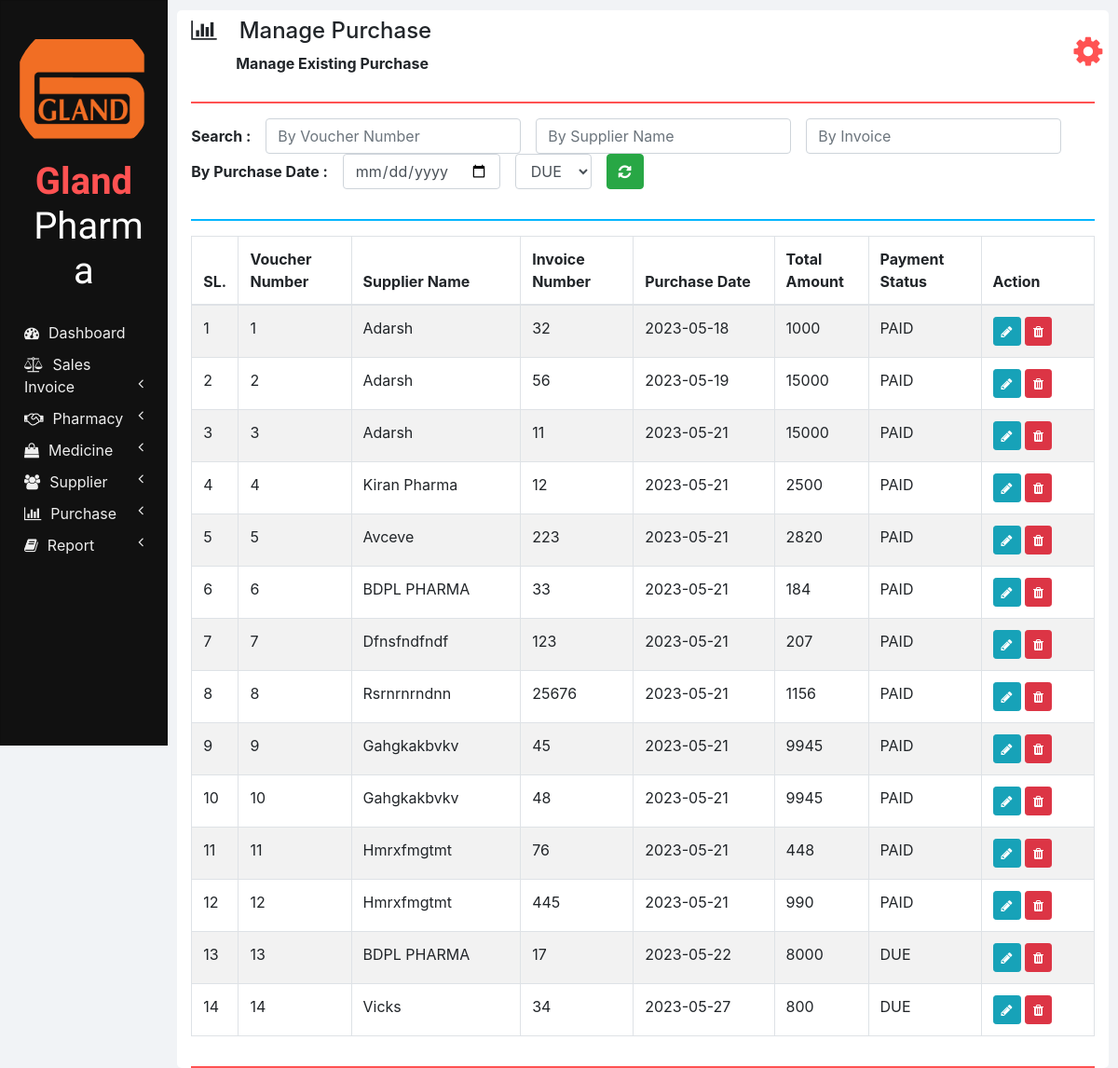
Screenshot of /manage_purchase.php with the database file from the repository.
### tables this page shows
CREATE TABLE `purchases` (
  `SUPPLIER_NAME` varchar(100) NOT NULL,
  `INVOICE_NUMBER` int(11) NOT NULL,
  `VOUCHER_NUMBER` int(11) NOT NULL,
  `PURCHASE_DATE` varchar(10) NOT NULL,
  `TOTAL_AMOUNT` double NOT NULL,
  `PAYMENT_STATUS` varchar(20) NOT NULL
);

### php/manage_purchase.php (the view, shortened to what this page needs)
<?php
  function showPurchases($id) {
    require "db_connection.php";
    if($con) {
      $seq_no = 0;
      $query = "SELECT * FROM purchases";
      $result = mysqli_query($con, $query);
      while($row = mysqli_fetch_array($result)) {
        $seq_no++;
        if($row['VOUCHER_NUMBER'] == $id)
          showEditOptionsRow($seq_no, $row);
        else
          showPurchaseRow($seq_no, $row);
      }
    }
  }
  function showPurchaseRow($seq_no, $row) {
    ?>
    <tr>
      <td><?php echo $seq_no; ?></td>
      <td><?php echo $row['VOUCHER_NUMBER']; ?></td>
      <td><?php echo $row['SUPPLIER_NAME'] ?></td>
      <td><?php echo $row['INVOICE_NUMBER']; ?></td>
      <td><?php echo $row['PURCHASE_DATE']; ?></td>
      <td><?php echo $row['TOTAL_AMOUNT']; ?></td>
      <td><?php echo $row['PAYMENT_STATUS']; ?></td>
      <td>
        <button href="" class="btn btn-info btn-sm" onclick="editPurchase(<?php echo $row['VOUCHER_NUMBER']; ?>);">
          <i class="fa fa-pencil"></i>
        </button>
        <button class="btn btn-danger btn-sm" onclick="deletePurchase(<?php echo $row['VOUCHER_NUMBER']; ?>);">
          <i class="fa fa-trash"></i>
        </button>
      </td>
    </tr>
    <?php
  }
  ?>

### css/sidenav.css (style rules this page uses)
body { background-color: #f1f3f6; }
.sidenav { width: 15%; height: 100vh; background-color: #222222; position: fixed; z-index: 1; flex: 1 0 auto; }
.card { width: 100%; height: 100%; top: 0; border-radius: 0; background-color: #111111; }
.logo .logo-caption { font-family: 'Poiret One', cursive; color: #ffffff; text-align: center; margin-bottom: 25px; }
.logo .profile { margin-left: 50%; border-radius: 50%; transform: translate(-50%); }
.logo .tweak { color: #ff5252; font-weight: bold; }
.main-menu-item { padding: 5px 5px; cursor: pointer; }
.main-menu-item > a { color: #eeeeee; text-decoration: none; font-size: 16px; }
.main-menu-item > a > span { margin-left: 10px; }

### css/home.css (style rules this page uses)
html, body { height: 100vh; }

### rows the page displays
purchases: seq_no "1", VOUCHER_NUMBER "1", SUPPLIER_NAME "Adarsh", INVOICE_NUMBER "32", PURCHASE_DATE "2023-05-18", TOTAL_AMOUNT "1000", PAYMENT_STATUS "PAID"
purchases: seq_no "2", VOUCHER_NUMBER "2", SUPPLIER_NAME "Adarsh", INVOICE_NUMBER "56", PURCHASE_DATE "2023-05-19", TOTAL_AMOUNT "15000", PAYMENT_STATUS "PAID"
purchases: seq_no "3", VOUCHER_NUMBER "3", SUPPLIER_NAME "Adarsh", INVOICE_NUMBER "11", PURCHASE_DATE "2023-05-21", TOTAL_AMOUNT "15000", PAYMENT_STATUS "PAID"
purchases: seq_no "4", VOUCHER_NUMBER "4", SUPPLIER_NAME "Kiran Pharma", INVOICE_NUMBER "12", PURCHASE_DATE "2023-05-21", TOTAL_AMOUNT "2500", PAYMENT_STATUS "PAID"
purchases: seq_no "5", VOUCHER_NUMBER "5", SUPPLIER_NAME "Avceve", INVOICE_NUMBER "223", PURCHASE_DATE "2023-05-21", TOTAL_AMOUNT "2820", PAYMENT_STATUS "PAID"
purchases: seq_no "6", VOUCHER_NUMBER "6", SUPPLIER_NAME "BDPL PHARMA", INVOICE_NUMBER "33", PURCHASE_DATE "2023-05-21", TOTAL_AMOUNT "184", PAYMENT_STATUS "PAID"
purchases: seq_no "7", VOUCHER_NUMBER "7", SUPPLIER_NAME "Dfnsfndfndf", INVOICE_NUMBER "123", PURCHASE_DATE "2023-05-21", TOTAL_AMOUNT "207", PAYMENT_STATUS "PAID"
purchases: seq_no "8", VOUCHER_NUMBER "8", SUPPLIER_NAME "Rsrnrnrndnn", INVOICE_NUMBER "25676", PURCHASE_DATE "2023-05-21", TOTAL_AMOUNT "1156", PAYMENT_STATUS "PAID"
purchases: seq_no "9", VOUCHER_NUMBER "9", SUPPLIER_NAME "Gahgkakbvkv", INVOICE_NUMBER "45", PURCHASE_DATE "2023-05-21", TOTAL_AMOUNT "9945", PAYMENT_STATUS "PAID"
purchases: seq_no "10", VOUCHER_NUMBER "10", SUPPLIER_NAME "Gahgkakbvkv", INVOICE_NUMBER "48", PURCHASE_DATE "2023-05-21", TOTAL_AMOUNT "9945", PAYMENT_STATUS "PAID"
purchases: seq_no "11", VOUCHER_NUMBER "11", SUPPLIER_NAME "Hmrxfmgtmt", INVOICE_NUMBER "76", PURCHASE_DATE "2023-05-21", TOTAL_AMOUNT "448", PAYMENT_STATUS "PAID"
purchases: seq_no "12", VOUCHER_NUMBER "12", SUPPLIER_NAME "Hmrxfmgtmt", INVOICE_NUMBER "445", PURCHASE_DATE "2023-05-21", TOTAL_AMOUNT "990", PAYMENT_STATUS "PAID"
purchases: seq_no "13", VOUCHER_NUMBER "13", SUPPLIER_NAME "BDPL PHARMA", INVOICE_NUMBER "17", PURCHASE_DATE "2023-05-22", TOTAL_AMOUNT "8000", PAYMENT_STATUS "DUE"
purchases: seq_no "14", VOUCHER_NUMBER "14", SUPPLIER_NAME "Vicks", INVOICE_NUMBER "34", PURCHASE_DATE "2023-05-27", TOTAL_AMOUNT "800", PAYMENT_STATUS "DUE"

### other values shown
$heading "Manage Purchase"
$sub_heading "Manage Existing Purchase"
